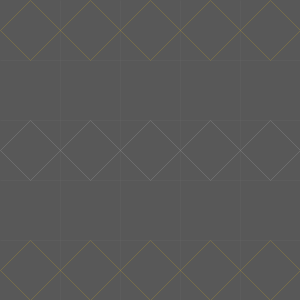
Frame 1 (no input)
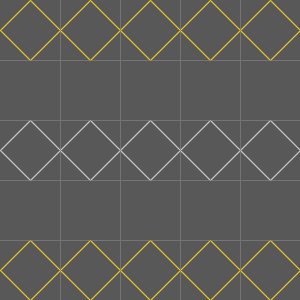
Frame 60 (the mouse pressed at the canvas centre just before this capture)
Frame 120 (the mouse held since frame 60 and released just before this capture): identical to frame 60, image omitted

The Processing sketch that drew these frames (run headless with seeded random() and noise(); from frame 60 on, the mouse is pressed at the canvas centre):

// Processing sketch: processing_37398
// ── processing_37398.pde

//Homework 4.1.1

void setup(){
  size(300,300);
  background(88);
  smooth();
}

void draw(){
  
  strokeWeight(0);
  noFill();
  
//this controls the diamonds  
for (int x = 0; x<width; x+=60){ 
  stroke(255,197,3);  
  quad(x,height/10,x+30,(height/10)+30,x+60,(height/10),x+30,(height/10)-30);
}

for (int y = 0; y<width; y+=60){ 
  stroke(200); 
  quad(y,height/2,y+30,(height/2)+30,y+60,(height/2),y+30,(height/2)-30);
}

for (int z = 0; z<width; z+=60){ 
  stroke(255,197,3);
  quad(z,height/1.11,z+30,(height/1.11)+30,z+60,(height/1.11),z+30,(height/1.11)-30);
}

//this controls the bounding lines
for (int x=60; x<width-50; x+=60) {
  stroke(120);
  line(x,0,x,width);
  line(0,x,height,x);
}
}
